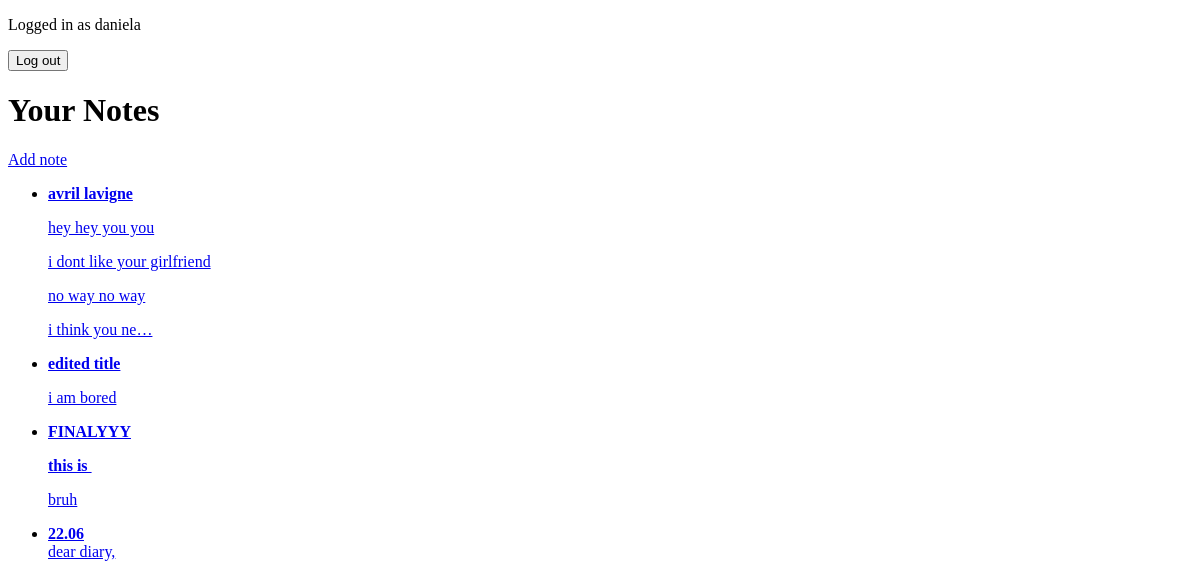
/notes/ (signed in), run on an earlier commit of the app's database.
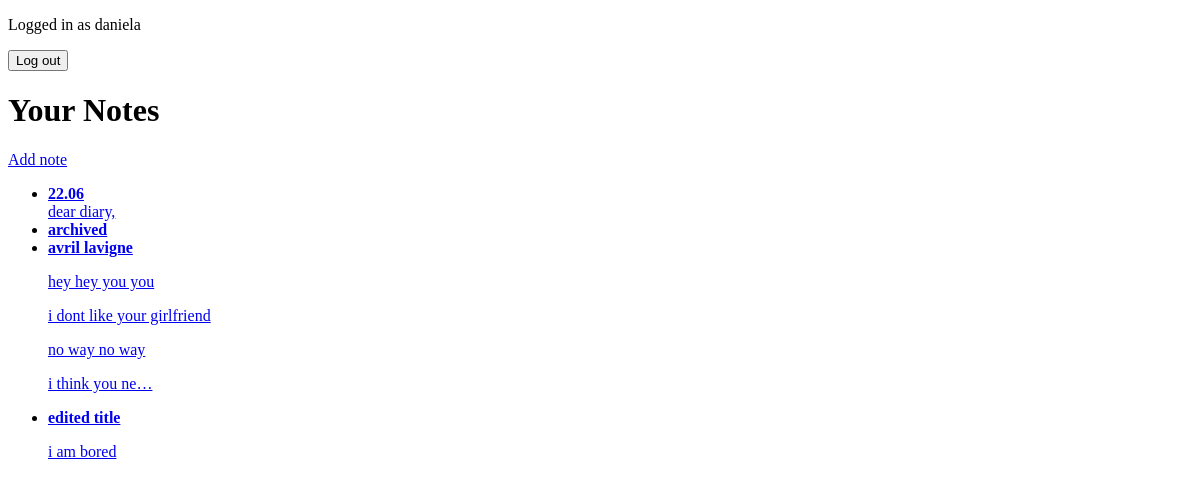
And on a later commit of the database.
### notes/models.py (models this page shows, shortened)
class Note(models.Model):
    title = models.CharField(max_length=100, blank=True)
    text = HTMLField(blank=True)
    date = models.DateTimeField(auto_now_add=True)
    important = models.BooleanField(default=False)
    archive = models.BooleanField(default=False)
    user = models.ForeignKey(User, on_delete=models.CASCADE)

### notes/views.py (the view)
# urls.py: path('notes/', views.notes, name='notes'),
def notes(request):
    usernotes = Note.objects.filter(user=request.user, archive=False).order_by('-date')
    return render(request, 'notes/notes.html', {'notes': usernotes})

### notes/templates/notes/notes.html (shortened to what this page needs)
<!DOCTYPE html>
<html>
<head>
</head>
<body>
    <div>
        {% extends 'notes/base.html' %}
        {% block content %}
        <h1>Your Notes</h1>
        <a href="{% url 'add' %}">Add note</a>
        <ul>
            {% for note in notes %}
            <li>
                <a href="{% url 'note' note.id %}">
                    {% if note.title %} <b>{{ note.title }}</b> <br>{% endif %}
                    {% if note.text %} {{ note.text|safe|truncatechars:100 }}{% endif %}
                </a>
            </li>
            {% endfor %}
        </ul>
        {% endblock %}

What changed in the data, as far as the page shows it:
no longer on this page (row edited): Note: title "FINALYYY", text "this is bruh"
changed Note "dear diary,": moves up the list
now on this page (row edited): Note: title "archived"
